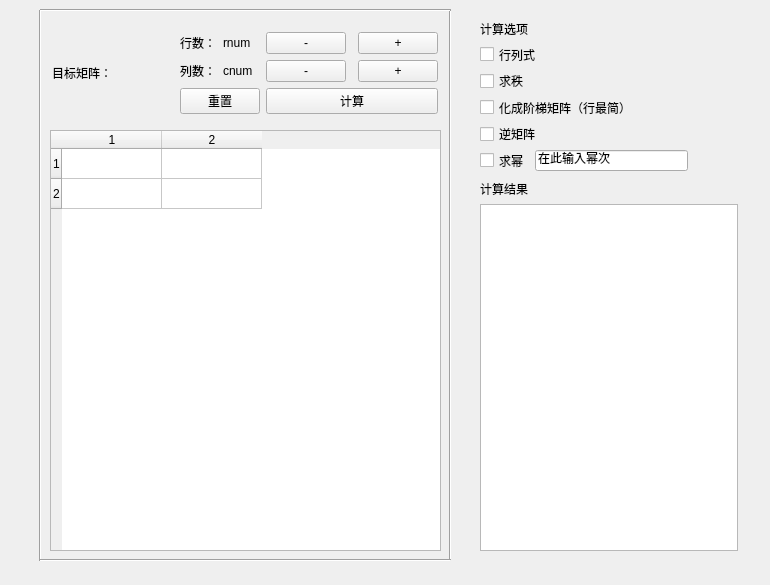
<?xml version="1.0" encoding="UTF-8"?>
<ui version="4.0">
 <class>SingleMatrix</class>
 <widget class="QWidget" name="SingleMatrix">
  <property name="geometry">
   <rect>
    <x>0</x>
    <y>0</y>
    <width>770</width>
    <height>585</height>
   </rect>
  </property>
  <property name="windowTitle">
   <string>单矩阵计算器</string>
  </property>
  <widget class="QTableWidget" name="tableWidget">
   <property name="geometry">
    <rect>
     <x>50</x>
     <y>130</y>
     <width>391</width>
     <height>421</height>
    </rect>
   </property>
   <property name="editTriggers">
    <set>QAbstractItemView::AllEditTriggers</set>
   </property>
   <row>
    <property name="text">
     <string>1</string>
    </property>
   </row>
   <row>
    <property name="text">
     <string>2</string>
    </property>
   </row>
   <column>
    <property name="text">
     <string>1</string>
    </property>
   </column>
   <column>
    <property name="text">
     <string>2</string>
    </property>
   </column>
  </widget>
  <widget class="QWidget" name="layoutWidget">
   <property name="geometry">
    <rect>
     <x>52</x>
     <y>22</y>
     <width>386</width>
     <height>102</height>
    </rect>
   </property>
   <layout class="QGridLayout" name="gridLayout_2">
    <item row="0" column="0">
     <widget class="QLabel" name="label_3">
      <property name="text">
       <string>目标矩阵：</string>
      </property>
     </widget>
    </item>
    <item row="0" column="1">
     <layout class="QGridLayout" name="gridLayout">
      <item row="0" column="1">
       <widget class="QLabel" name="label_rowNum">
        <property name="text">
         <string>rnum</string>
        </property>
       </widget>
      </item>
      <item row="1" column="1">
       <widget class="QLabel" name="label_columnNum">
        <property name="text">
         <string>cnum</string>
        </property>
       </widget>
      </item>
      <item row="0" column="0">
       <widget class="QLabel" name="label">
        <property name="text">
         <string>行数：</string>
        </property>
       </widget>
      </item>
      <item row="2" column="0" colspan="2">
       <widget class="QPushButton" name="pushButton_Reset">
        <property name="text">
         <string>重置</string>
        </property>
       </widget>
      </item>
      <item row="1" column="0">
       <widget class="QLabel" name="label_2">
        <property name="text">
         <string>列数：</string>
        </property>
       </widget>
      </item>
      <item row="1" column="4">
       <widget class="QPushButton" name="pushButton_ColumnAdd">
        <property name="text">
         <string>+</string>
        </property>
       </widget>
      </item>
      <item row="0" column="4">
       <widget class="QPushButton" name="pushButton_RowAdd">
        <property name="text">
         <string>+</string>
        </property>
       </widget>
      </item>
      <item row="0" column="2">
       <widget class="QPushButton" name="pushButton_RowSub">
        <property name="text">
         <string>-</string>
        </property>
       </widget>
      </item>
      <item row="1" column="2">
       <widget class="QPushButton" name="pushButton_ColumnSub">
        <property name="text">
         <string>-</string>
        </property>
       </widget>
      </item>
      <item row="2" column="2" colspan="3">
       <widget class="QPushButton" name="pushButton_Go">
        <property name="text">
         <string>计算</string>
        </property>
       </widget>
      </item>
     </layout>
    </item>
   </layout>
  </widget>
  <widget class="QWidget" name="layoutWidget">
   <property name="geometry">
    <rect>
     <x>480</x>
     <y>20</y>
     <width>208</width>
     <height>151</height>
    </rect>
   </property>
   <layout class="QVBoxLayout" name="verticalLayout">
    <item>
     <widget class="QLabel" name="label_5">
      <property name="text">
       <string>计算选项</string>
      </property>
     </widget>
    </item>
    <item>
     <widget class="QCheckBox" name="checkBox_det">
      <property name="text">
       <string>行列式</string>
      </property>
     </widget>
    </item>
    <item>
     <widget class="QCheckBox" name="checkBox_rank">
      <property name="text">
       <string>求秩</string>
      </property>
     </widget>
    </item>
    <item>
     <widget class="QCheckBox" name="checkBox_stairs">
      <property name="text">
       <string>化成阶梯矩阵（行最简）</string>
      </property>
     </widget>
    </item>
    <item>
     <widget class="QCheckBox" name="checkBox_inverse">
      <property name="text">
       <string>逆矩阵</string>
      </property>
     </widget>
    </item>
    <item>
     <layout class="QHBoxLayout" name="horizontalLayout_2">
      <item>
       <widget class="QCheckBox" name="checkBox_power">
        <property name="text">
         <string>求幂</string>
        </property>
       </widget>
      </item>
      <item>
       <widget class="QLineEdit" name="lineEdit">
        <property name="text">
         <string>在此输入幂次</string>
        </property>
       </widget>
      </item>
     </layout>
    </item>
   </layout>
  </widget>
  <widget class="Line" name="line">
   <property name="geometry">
    <rect>
     <x>440</x>
     <y>10</y>
     <width>20</width>
     <height>551</height>
    </rect>
   </property>
   <property name="orientation">
    <enum>Qt::Vertical</enum>
   </property>
  </widget>
  <widget class="Line" name="line_2">
   <property name="geometry">
    <rect>
     <x>30</x>
     <y>10</y>
     <width>20</width>
     <height>551</height>
    </rect>
   </property>
   <property name="orientation">
    <enum>Qt::Vertical</enum>
   </property>
  </widget>
  <widget class="Line" name="line_3">
   <property name="geometry">
    <rect>
     <x>40</x>
     <y>550</y>
     <width>411</width>
     <height>21</height>
    </rect>
   </property>
   <property name="orientation">
    <enum>Qt::Horizontal</enum>
   </property>
  </widget>
  <widget class="Line" name="line_4">
   <property name="geometry">
    <rect>
     <x>40</x>
     <y>0</y>
     <width>411</width>
     <height>21</height>
    </rect>
   </property>
   <property name="orientation">
    <enum>Qt::Horizontal</enum>
   </property>
  </widget>
  <widget class="QWidget" name="layoutWidget">
   <property name="geometry">
    <rect>
     <x>480</x>
     <y>180</y>
     <width>258</width>
     <height>371</height>
    </rect>
   </property>
   <layout class="QVBoxLayout" name="verticalLayout_2">
    <item>
     <widget class="QLabel" name="label_4">
      <property name="text">
       <string>计算结果</string>
      </property>
     </widget>
    </item>
    <item>
     <widget class="QTextBrowser" name="textBrowser"/>
    </item>
   </layout>
  </widget>
 </widget>
 <resources/>
 <connections/>
</ui>
